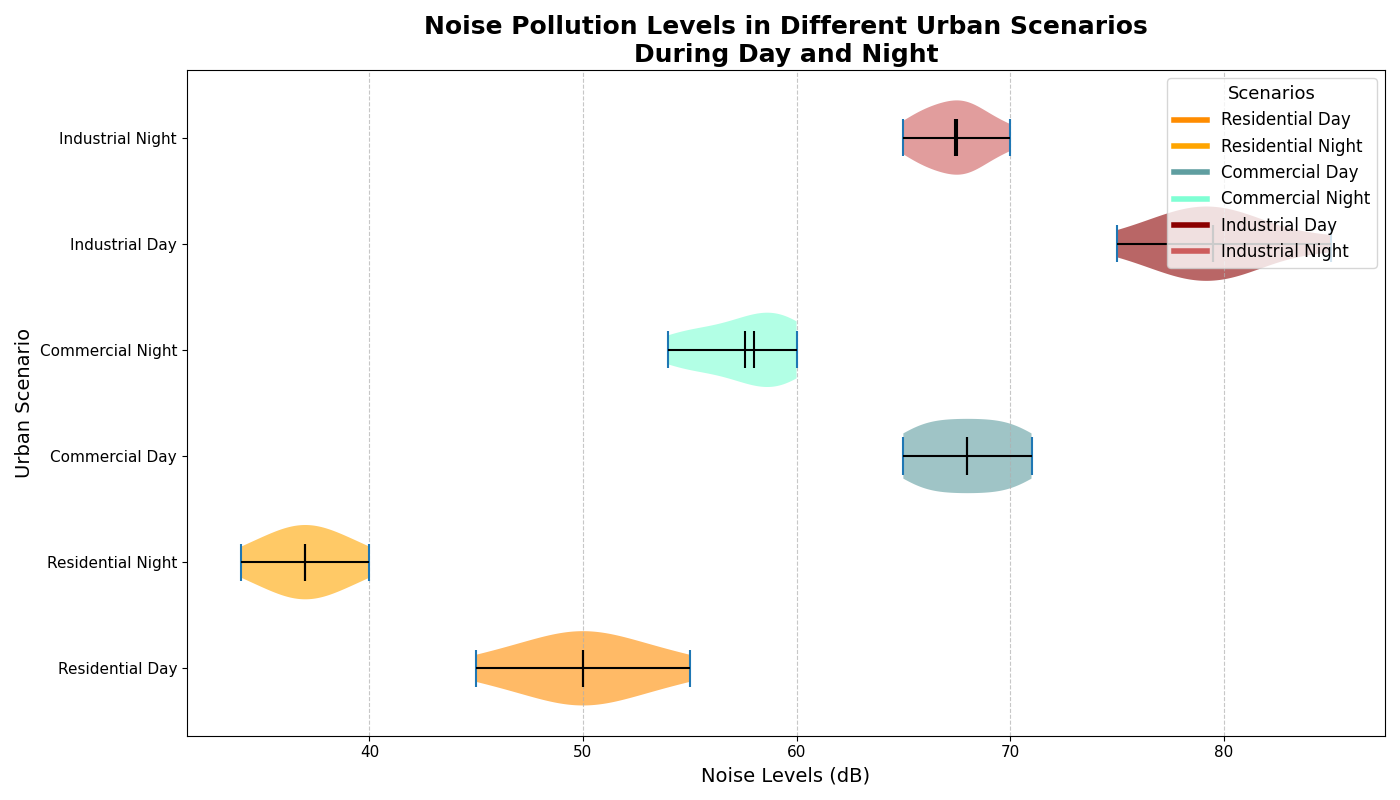

The script that drew this image:
import matplotlib.pyplot as plt
import numpy as np

# Data: Average Noise Levels in Decibels (dB) for Residential, Commercial, and Industrial areas during Day and Night
residential_day = np.array([45, 50, 55, 47, 52, 53, 48, 50, 51, 49])
residential_night = np.array([35, 38, 40, 36, 39, 37, 34, 36, 38, 37])
commercial_day = np.array([65, 68, 70, 66, 69, 67, 70, 71, 68, 66])
commercial_night = np.array([55, 58, 60, 56, 59, 57, 54, 59, 60, 58])
industrial_day = np.array([75, 80, 85, 78, 82, 81, 79, 77, 80, 78])
industrial_night = np.array([65, 68, 70, 66, 69, 68, 67, 66, 68, 67])

# Aggregate data for plotting
data_violin = [residential_day, residential_night, commercial_day, commercial_night, industrial_day, industrial_night]
scenarios = ['Residential Day', 'Residential Night', 'Commercial Day', 'Commercial Night', 'Industrial Day', 'Industrial Night']

# Create figure and subplots
fig, ax = plt.subplots(figsize=(14, 8))

# Violin plot with additional enhancements (horizontal)
vparts = ax.violinplot(data_violin, vert=False, showmedians=True, showmeans=True, showextrema=True, widths=0.7)

# Set color palette
colors = ['#FF8C00', '#FFA500', '#5F9EA0', '#7FFFD4', '#8B0000', '#CD5C5C']

# Customize violin plot appearances
for i, pc in enumerate(vparts['bodies']):
    pc.set_facecolor(colors[i])
    pc.set_alpha(0.6)
    
# Customize median, mean and quartiles
for partname in ('cbars', 'cmeans', 'cmedians'):
    vparts[partname].set_edgecolor('black')
    vparts[partname].set_linewidth(1.5)

# Title and labels
ax.set_title("Noise Pollution Levels in Different Urban Scenarios\nDuring Day and Night", fontsize=18, fontweight='bold')
ax.set_xlabel("Noise Levels (dB)", fontsize=14)
ax.set_ylabel("Urban Scenario", fontsize=14)
ax.set_yticks(np.arange(1, len(scenarios) + 1))
ax.set_yticklabels(scenarios, fontsize=12)

# Grid and layout adjustments
ax.xaxis.grid(True, linestyle='--', alpha=0.7)
plt.xticks(fontsize=11)
plt.yticks(fontsize=11)

# Shared legend
handles = [plt.Line2D([0], [0], color=color, lw=4) for color in colors]
plt.legend(handles, scenarios, title="Scenarios", loc='upper right', fontsize=12, title_fontsize='13')

# Automatically adjust layout to prevent overlaps
plt.tight_layout()

# Display the chart
plt.show()
